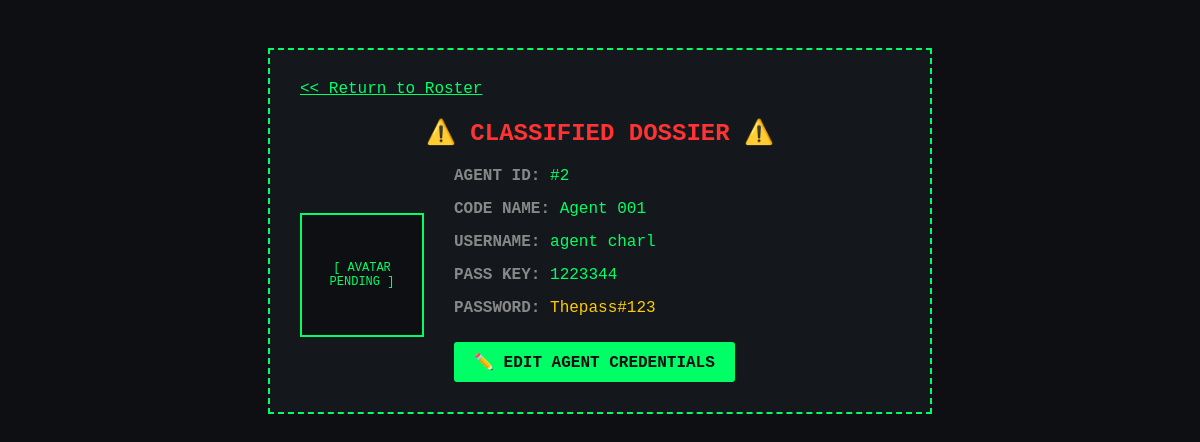
The page /profile/2 (signed in) on the database its author committed.
### tables this page shows
CREATE TABLE agents (
            id INTEGER PRIMARY KEY AUTOINCREMENT,
            codename TEXT NOT NULL,
            username TEXT NOT NULL UNIQUE,
            pass_key TEXT NOT NULL,
            password TEXT NOT NULL,
            avatar TEXT DEFAULT 'agent_default.png'
        );

### Spy_agency_App.py (the view)
@app.route('/profile/<int:agent_id>')
def profile(agent_id):
    if 'agent_id' not in session:
        flash("🚫 Unauthorized Access: Log in required.", 'error')
        return redirect(url_for('login'))
    connection = get_db_connection()
    agent = connection.execute('SELECT * FROM agents WHERE id = ?', (agent_id,)).fetchone()
    connection.close()
    if agent is None:
        flash("❌ Warning: Target Agent not found in HQ database.", 'error')
        return redirect(url_for('users'))
    return render_template('profile.html', agent=agent)

### database.py (called while the page is built)
def get_db_connection():
    conn = sqlite3.connect('spy_Vault.db')
    conn.row_factory = sqlite3.Row
    return conn

### Templates/Profile.html (shortened to what this page needs)
<!DOCTYPE html>
<html lang="en">
<head>
</head>
<body>
    <div class="dossier-box">
        <a class="nav-link" href="/users"><< Return to Roster</a>
        <h2>⚠️ CLASSIFIED DOSSIER ⚠️</h2>
        <div class="badge-grid">
            <div class="avatar-placeholder">
                [ AVATAR <br> PENDING ]
            </div>
            <div>
                <div class="data-field"><span class="label">AGENT ID:</span> #{{ agent.id }}</div>
                <div class="data-field"><span class="label">CODE NAME:</span> {{ agent.codename }}</div>
                <div class="data-field"><span class="label">USERNAME:</span> {{ agent.username }}</div>
                <div class="data-field"><span class="label">PASS KEY:</span> {{ agent.pass_key }}</div>
                <div class="data-field"><span class="label">PASSWORD:</span> <span style="color: #ffcc00;">{{ agent.password }}</span></div>
                <div style="margin-top: 25px; text-align: center;">
                     <a href="{{ url_for('update_profile', agent_id=agent.id) }}" style="color: #0d0f12; background-color: #00ff66; padding: 10px 20px; text-decoration: none; font-weight: bold; text-transform: uppercase; border-radius: 3px; display: inline-block;">
                         ✏️ Edit Agent Credentials
                     </a>
                </div>
            </div>
        </div>
    </div>
</body>
</html>

### Templates/Profile.html (style rules this page uses)
body { background-color: #0d0f12; color: #00ff66; font-family: 'Courier New', Courier, monospace; padding: 40px; }
.dossier-box { border: 2px dashed #00ff66; background-color: #14181d; max-width: 600px; margin: 0 auto; padding: 30px; }
h2 { text-align: center; color: #ff3333; margin-top: 0; text-transform: uppercase; }
.badge-grid { display: flex; align-items: center; margin-top: 20px; }
.avatar-placeholder { width: 120px; height: 120px; border: 2px solid #00ff66; display: flex; align-items: center; justify-content: center; font-size: 12px; text-align: center; margin-right: 30px; background-color: #0d0f12; }
.data-field { margin-bottom: 15px; font-size: 16px; }
.label { color: #888; font-weight: bold; }
.nav-link { color: #00ff66; display: inline-block; margin-bottom: 20px; }

### rows shown on the page
agents: id "2", codename "Agent 001", username "agent charl", pass_key "1223344", password "Thepass#123"
